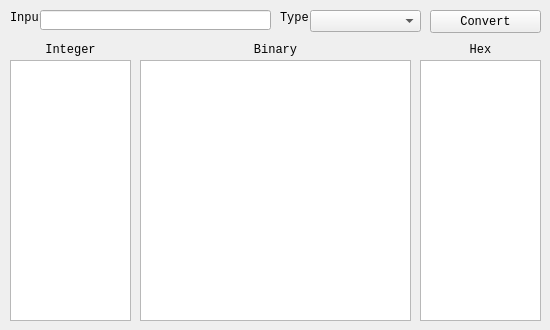
<?xml version="1.0" encoding="UTF-8"?>
<ui version="4.0">
 <class>MainWindow</class>
 <widget class="QMainWindow" name="MainWindow">
  <property name="geometry">
   <rect>
    <x>0</x>
    <y>0</y>
    <width>550</width>
    <height>330</height>
   </rect>
  </property>
  <property name="font">
   <font>
    <family>Consolas</family>
   </font>
  </property>
  <property name="windowTitle">
   <string>Base Converter Tool</string>
  </property>
  <widget class="QWidget" name="centralwidget">
   <widget class="QLabel" name="label">
    <property name="geometry">
     <rect>
      <x>10</x>
      <y>10</y>
      <width>41</width>
      <height>16</height>
     </rect>
    </property>
    <property name="text">
     <string>Input:</string>
    </property>
   </widget>
   <widget class="QLineEdit" name="inputField">
    <property name="geometry">
     <rect>
      <x>40</x>
      <y>10</y>
      <width>231</width>
      <height>20</height>
     </rect>
    </property>
   </widget>
   <widget class="QComboBox" name="comboBox">
    <property name="geometry">
     <rect>
      <x>310</x>
      <y>10</y>
      <width>111</width>
      <height>22</height>
     </rect>
    </property>
   </widget>
   <widget class="QLabel" name="label_2">
    <property name="geometry">
     <rect>
      <x>280</x>
      <y>10</y>
      <width>31</width>
      <height>16</height>
     </rect>
    </property>
    <property name="text">
     <string>Type:</string>
    </property>
   </widget>
   <widget class="QPushButton" name="convertButton">
    <property name="geometry">
     <rect>
      <x>430</x>
      <y>10</y>
      <width>111</width>
      <height>23</height>
     </rect>
    </property>
    <property name="text">
     <string>Convert</string>
    </property>
   </widget>
   <widget class="QPlainTextEdit" name="intOutput">
    <property name="geometry">
     <rect>
      <x>10</x>
      <y>60</y>
      <width>121</width>
      <height>261</height>
     </rect>
    </property>
    <property name="readOnly">
     <bool>true</bool>
    </property>
   </widget>
   <widget class="QPlainTextEdit" name="binOutput">
    <property name="geometry">
     <rect>
      <x>140</x>
      <y>60</y>
      <width>271</width>
      <height>261</height>
     </rect>
    </property>
    <property name="readOnly">
     <bool>true</bool>
    </property>
   </widget>
   <widget class="QPlainTextEdit" name="hexOutput">
    <property name="geometry">
     <rect>
      <x>420</x>
      <y>60</y>
      <width>121</width>
      <height>261</height>
     </rect>
    </property>
    <property name="readOnly">
     <bool>true</bool>
    </property>
   </widget>
   <widget class="QLabel" name="label_3">
    <property name="geometry">
     <rect>
      <x>10</x>
      <y>40</y>
      <width>121</width>
      <height>20</height>
     </rect>
    </property>
    <property name="text">
     <string>Integer</string>
    </property>
    <property name="alignment">
     <set>Qt::AlignCenter</set>
    </property>
   </widget>
   <widget class="QLabel" name="label_4">
    <property name="geometry">
     <rect>
      <x>140</x>
      <y>40</y>
      <width>271</width>
      <height>20</height>
     </rect>
    </property>
    <property name="text">
     <string>Binary</string>
    </property>
    <property name="alignment">
     <set>Qt::AlignCenter</set>
    </property>
   </widget>
   <widget class="QLabel" name="label_5">
    <property name="geometry">
     <rect>
      <x>420</x>
      <y>40</y>
      <width>121</width>
      <height>20</height>
     </rect>
    </property>
    <property name="text">
     <string>Hex</string>
    </property>
    <property name="alignment">
     <set>Qt::AlignCenter</set>
    </property>
   </widget>
  </widget>
 </widget>
 <resources/>
 <connections/>
</ui>
